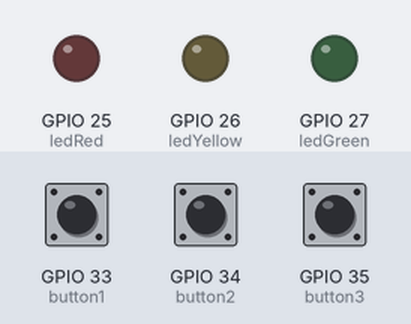
This program was run on a simulated ESP32. Shown: output pins drawn as LEDs (lit = HIGH). Dashed ring = blinking. The inputs (shaded band) are chosen by the test bench; at power-on: GPIO 33 (button1) HIGH, GPIO 35 (button3) HIGH, GPIO 34 (button2) HIGH.

Above: at 1.2 s.
1.3 s: GPIO 33 (button1) pulled LOW for 0.15 s
At 1.45 s:
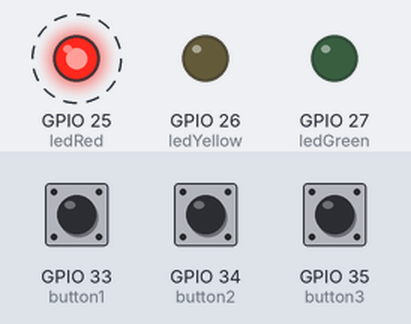
4.4 s: GPIO 35 (button3) pulled LOW for 0.15 s
At 4.85 s:
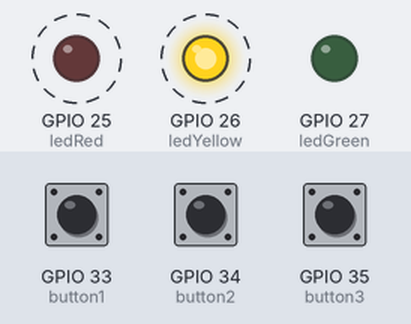
At 6.05 s:
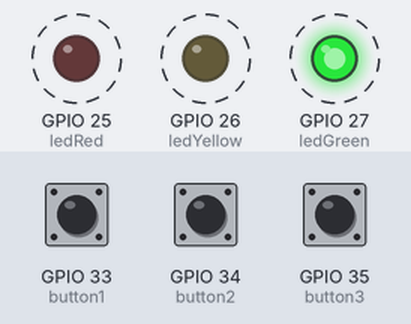
7.4 s: GPIO 35 (button3) pulled LOW for 3.2 s
12.1 s: GPIO 33 (button1) pulled LOW for 3.2 s
Timing chart, 0 to 17.6 s (numbered marks = the images above; inputs shaded):
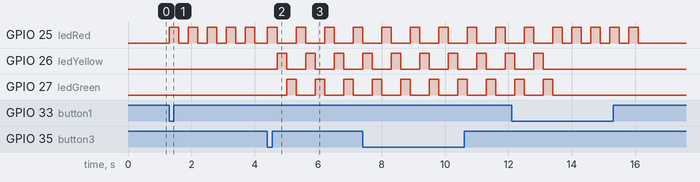

Measured:
- after the input at 1.3 s, GPIO 25 (ledRed): alternates HIGH for 0.30 s and LOW for 0.30 s, starting at once
- after the input at 4.4 s, GPIO 25 (ledRed): alternates HIGH for 0.30 s and LOW for 0.60 s, starting at once; GPIO 26 (ledYellow): alternates HIGH for 0.30 s and LOW for 0.60 s, starting after 0.30 s; GPIO 27 (ledGreen): alternates HIGH for 0.30 s and LOW for 0.60 s, starting after 0.60 s

The program:

main.cpp
```cpp
#include <Arduino.h>

// Pin untuk tombol pada ESP32
const int button1 = 33;
const int button2 = 34;
const int button3 = 35;

// Pin untuk LED pada ESP32
const int ledRed = 25;
const int ledYellow = 26;
const int ledGreen = 27;

void setup() {
    // Konfigurasi pin tombol sebagai input dengan pull-up internal
    pinMode(button1, INPUT_PULLUP);
    pinMode(button2, INPUT_PULLUP);
    pinMode(button3, INPUT_PULLUP);

    // Konfigurasi pin LED sebagai output
    pinMode(ledRed, OUTPUT);
    pinMode(ledYellow, OUTPUT);
    pinMode(ledGreen, OUTPUT);
}

void loop() {
    // Jika tombol 1 ditekan, LED merah berkedip 5 kali
    if (digitalRead(button1) == LOW) {
        for (int i = 0; i < 5; i++) {
            digitalWrite(ledRed, HIGH);
            delay(300);
            digitalWrite(ledRed, LOW);
            delay(300);
        }
    }

    // Jika tombol 2 ditekan, LED merah dan hijau berkedip bergantian sebanyak 5 kali
    if (digitalRead(button2) == LOW) {
        for (int i = 0; i < 5; i++) {
            digitalWrite(ledRed, HIGH);
            digitalWrite(ledGreen, LOW);
            delay(300);
            digitalWrite(ledRed, LOW);
            digitalWrite(ledGreen, HIGH);
            delay(300);
        }
        // Pastikan LED hijau mati setelah kedipan selesai
        digitalWrite(ledGreen, LOW);
    }

    // Jika tombol 3 ditekan, LED merah, kuning, dan hijau berkedip bergantian sebanyak 5 kali
    if (digitalRead(button3) == LOW) {
        for (int i = 0; i < 5; i++) {
            digitalWrite(ledRed, HIGH);
            delay(300);
            digitalWrite(ledRed, LOW);
            digitalWrite(ledYellow, HIGH);
            delay(300);
            digitalWrite(ledYellow, LOW);
            digitalWrite(ledGreen, HIGH);
            delay(300);
            digitalWrite(ledGreen, LOW);
        }
    }
}
```
